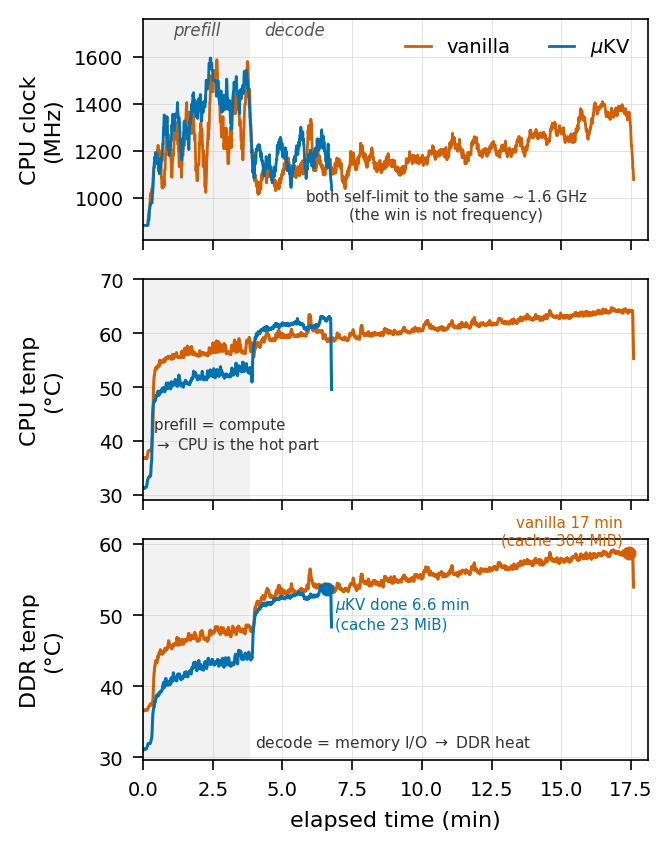

Reproduce this figure in Python.
#!/usr/bin/env python3
# Figure 6 -- "Where the heat comes from." Llama-3.2-1B, muKV vs vanilla, cold start, CPU-only.
# Three panels sharing elapsed time: (1) CPU big-core clock, (2) CPU temperature, (3) DDR temperature.
# Story: both run the SAME clock (muKV's win is not frequency); during the compute-bound PREFILL the
# CPU is the hot component while DDR is cool; during the memory-bound DECODE the heat source shifts to
# the DRAM (I/O), whose temperature climbs with the per-token cache reads; muKV, holding a far smaller
# cache, moves less I/O, so its DDR runs cooler AND it finishes 2.6x sooner.
import csv, io, json, re
import numpy as np
import matplotlib
matplotlib.use("Agg")
import matplotlib.pyplot as plt

RUNS = [("vanilla", "/tmp/nat_cpu/vanilla",   "#D55E00"),
        (r"$\mu$KV", "/tmp/nat_cpu/mukv_faon", "#0072B2")]

def load(path):
    raw = open(f"{path}/sensors.csv", "rb").read().decode("utf-8", "replace")
    sr = list(csv.DictReader(raw.splitlines()))
    def col(n):
        out = []
        for r in sr:
            try: out.append(float(r.get(n, "")))
            except: out.append(np.nan)
        return np.array(out)
    t = col("monotonic_s"); t = (t - t[0]) / 60.0
    cc = [k for k in sr[0] if (k.startswith("cpu-") or k.startswith("cpullc-"))
          and k.endswith("_temp_mc") and "trip" not in k]
    cpu = np.nanmax(np.vstack([col(k) for k in cc]), axis=0) / 1000.0
    g = json.loads(re.sub(r"\binf|\bnan|-nan", "null", open(f"{path}/gen.json").read()))
    return dict(t=t, clk=col("cpu6_freq_hz")/1e3, cpu=cpu, ddr=col("ddr_temp_mc")/1000.0,
                pe=g["prefill_ms"]/60000.0, wall=(g["prefill_ms"]+g["decode_ms"])/60000.0,
                kv_mb=g.get("retained_kv_bytes", 0)/1048576.0)

def smooth(y, w):
    y = np.asarray(y, float)
    if np.isnan(y).any(): y = np.where(np.isnan(y), np.nanmean(y), y)
    pad = w // 2
    return np.convolve(np.pad(y, pad, mode="edge"), np.ones(w)/w, mode="valid")[:len(y)]

data = {lbl: load(p) for lbl, p, _ in RUNS}
MU, VAN = r"$\mu$KV", "vanilla"
def ddr_end(d):
    return d["ddr"][int(np.argmin(np.abs(d["t"] - d["wall"])))]
pe = data[VAN]["pe"]                        # shared prefill boundary (muKV FA-on prefill == vanilla)
xmax = max(d["wall"] for d in data.values()) * 1.04

plt.rcParams.update({"font.size": 8, "axes.linewidth": 0.6, "legend.frameon": False,
                     "xtick.major.width": 0.6, "ytick.major.width": 0.6})
fig, ax = plt.subplots(3, 1, figsize=(3.4, 4.3), sharex=True)

# shade the prefill (compute-bound) region in every panel
for a in ax:
    a.axvspan(0, pe, color="#000000", alpha=0.05, lw=0)

for lbl, path, color in RUNS:
    d = data[lbl]
    ax[0].plot(d["t"], smooth(d["clk"], 33), color=color, lw=1.0, label=lbl)
    ax[1].plot(d["t"], smooth(d["cpu"], 5),  color=color, lw=1.1, label=lbl)
    ax[2].plot(d["t"], smooth(d["ddr"], 5),  color=color, lw=1.1, label=lbl)

# panel 0: clock -- same for both (win is not frequency)
ax[0].set_ylabel("CPU clock\n(MHz)"); ax[0].set_ylim(820, 1760)
ax[0].legend(loc="upper right", fontsize=7, ncol=2, handlelength=1.3)
ax[0].text(pe/2, 1690, "prefill", fontsize=6, color="#555", ha="center", style="italic")
ax[0].text(pe+1.6, 1690, "decode", fontsize=6, color="#555", ha="center", style="italic")
ax[0].annotate("both self-limit to the same ${\\sim}$1.6 GHz\n(the win is not frequency)", (xmax*0.60, 970),
               fontsize=5.4, color="#333", ha="center", va="center")

# panel 1: CPU temp -- compute heat, driven in prefill; similar for both
ax[1].set_ylabel("CPU temp\n(°C)"); ax[1].set_ylim(29, 70)
ax[1].annotate("prefill = compute\n$\\rightarrow$ CPU is the hot part", (0.4, 41),
               fontsize=5.4, color="#333", ha="left", va="center")

# panel 2: DDR temp -- I/O heat, climbs in decode; muKV cooler + shorter
ax[2].set_ylabel("DDR temp\n(°C)"); ax[2].set_xlabel("elapsed time (min)")
ax[2].annotate("decode = memory I/O $\\rightarrow$ DDR heat", (pe+0.2, 0.06),
               xycoords=("data", "axes fraction"), fontsize=5.6, color="#333", ha="left")
for lbl, path, color in RUNS:
    d = data[lbl]
    i = int(np.argmin(np.abs(d["t"] - d["wall"])))
    ax[2].plot(d["wall"], d["ddr"][i], "o", color=color, ms=4, zorder=5)
ax[2].annotate(f"$\\mu$KV done {data[MU]['wall']:.1f} min\n(cache {data[MU]['kv_mb']:.0f} MiB)",
               (data[MU]["wall"], ddr_end(data[MU])),
               fontsize=5.4, color="#0072B2", ha="left", va="top", xytext=(3, -2), textcoords="offset points")
ax[2].annotate(f"vanilla {data[VAN]['wall']:.0f} min\n(cache {data[VAN]['kv_mb']:.0f} MiB)",
               (data[VAN]["wall"], ddr_end(data[VAN])),
               fontsize=5.4, color="#D55E00", ha="right", va="bottom", xytext=(-2, 2), textcoords="offset points")

for a in ax:
    a.set_xlim(0, xmax); a.grid(True, lw=0.3, alpha=0.4); a.tick_params(labelsize=7)
fig.align_ylabels(ax)
fig.tight_layout(h_pad=0.4)
fig.savefig("figures/fig_thermal_trace.png", dpi=200, bbox_inches="tight")
fig.savefig("figures/fig_thermal_trace.pdf", bbox_inches="tight")
print("wrote figures/fig_thermal_trace.{png,pdf}")
for lbl, p, _ in RUNS:
    d = data[lbl]
    print(f"  {lbl}: prefill={d['pe']:.1f} wall={d['wall']:.1f}min cache={d['kv_mb']:.0f}MiB "
          f"DDR peak={np.nanmax(d['ddr']):.1f} CPU peak={np.nanmax(d['cpu']):.1f}")
